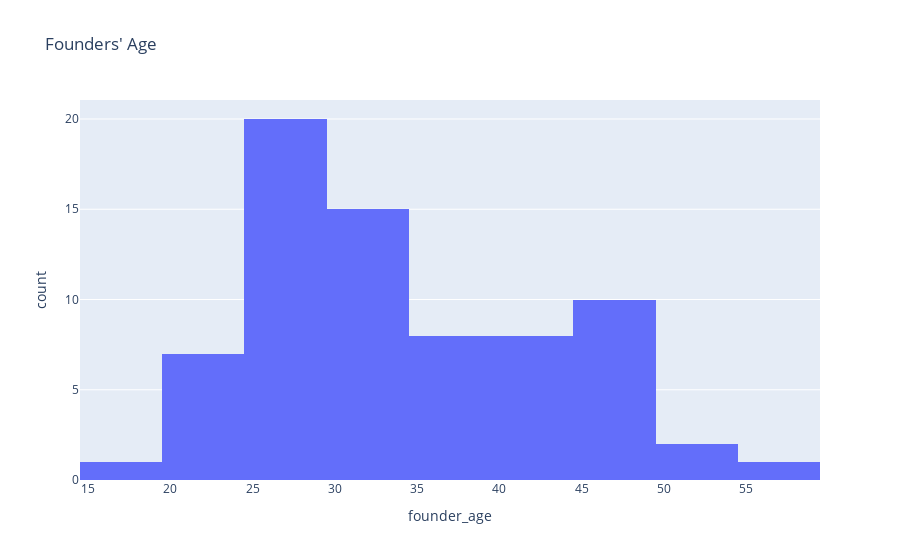

This figure's notebook cell:
### Markdown cell above
# Analysis

### Code cell
fig = px.histogram(df, x='founder_age', title="Founders' Age")
fig.show()

### Figure 1 — Plotly figure (JSON) as saved in the notebook; plotly's stock layout.template omitted (floating-point values rounded to 4 significant figures)
{"data": [{"alignmentgroup": "True", "bingroup": "x", "hovertemplate": "founder_age=%{x}<br>count=%{y}<extra></extra>", "legendgroup": "", "marker": {"color": "#636efa", "pattern": {"shape": ""}}, "name": "", "offsetgroup": "", "orientation": "v", "showlegend": false, "type": "histogram", "x": [25, 24, 27, 28, 29, 46, 41, 25, 47, 32, 30, 32, 26, 20, 34, 45, 33, 32, 27, 59, null, 21, 42, 25, 28, 46, 30, 36, 50, 31, 28, 20, 28, 38, 50, 45, 25, 26, 30, 21, 49, 22, 36, 40, 41, 42, 25, 35, 43, 43, 19, 27, 33, 33, 28, 34, 43, 27, 34, 35, 22, 28, 30, 46, 30, 25, 38, 35, 39, 49, 46, 48, 28], "xaxis": "x", "yaxis": "y"}], "layout": {"autosize": true, "barmode": "relative", "legend": {"tracegroupgap": 0}, "title": {"text": "Founders' Age"}, "xaxis": {"anchor": "y", "autorange": true, "domain": [0, 1], "range": [14.5, 59.5], "title": {"text": "founder_age"}, "type": "linear"}, "yaxis": {"anchor": "x", "autorange": true, "domain": [0, 1], "range": [0, 21.05], "title": {"text": "count"}}}}
